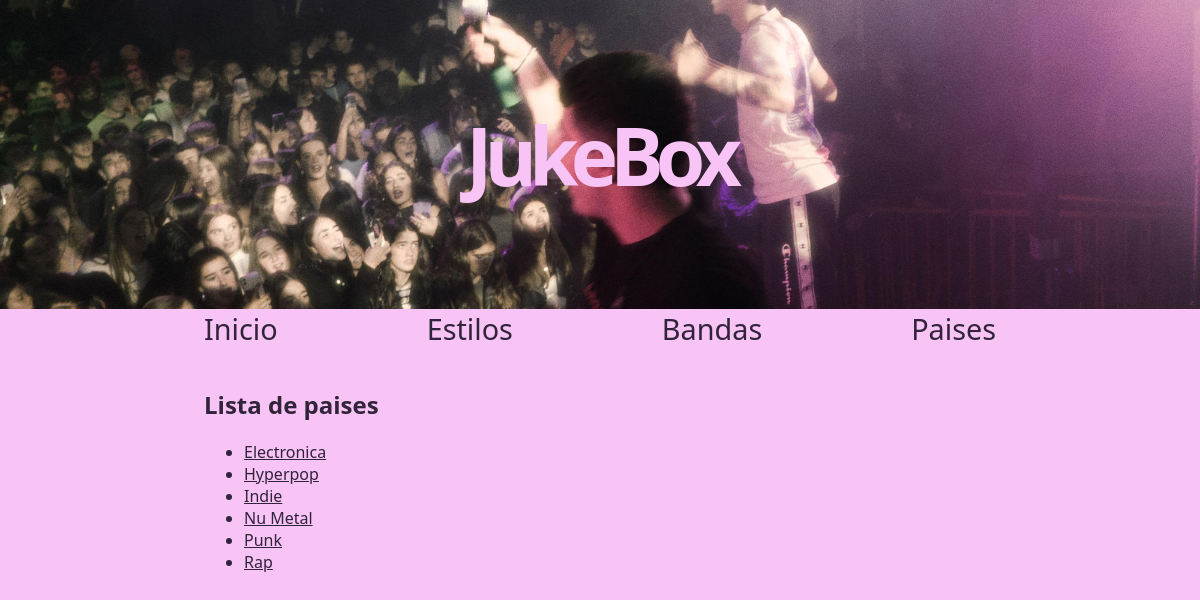
/estilos, run on the app's committed database.
### appJukeBox/models.py (models this page shows, shortened)
class Estilo(models.Model):
    nombre = models.CharField(max_length=50)
    descripcion = models.TextField()

### appJukeBox/views.py (the view)
# urls.py: path('estilos', views.index_estilos, name='estilos'),
def index_estilos(request):
	estilos = get_list_or_404(Estilo.objects.order_by('nombre'))
	context = {'estilos': estilos}
	return render(request, 'estilos.html', context)

### appJukeBox/templates/estilos.html (shortened to what this page needs)
{% extends "base.html" %}
{% block contenido %}
    <h2>Lista de paises</h2>
    {% if estilos %}
            <ul>
                {% for e in estilos %}
                <li>
                    <a href="/estilos/{{ e.id }}">{{ e.nombre}}</a>
                </li>
                {% endfor %}
            </ul>
        {% else %}
            <p>No hay paises añadidos.</p>
    {% endif %}
{% endblock %}

### appJukeBox/static/css/estilos.css (style rules this page uses)
body { font-family: system-ui; padding: 0px; margin: 0px; border: 0px; background-color: rgb(248, 196, 245); color: rgb(48, 35, 58); }
a { color: rgb(48, 35, 58); }

### data on the page
Estilo: nombre "Electronica"
Estilo: nombre "Hyperpop"
Estilo: nombre "Indie"
Estilo: nombre "Nu Metal"
Estilo: nombre "Punk"
Estilo: nombre "Rap"
